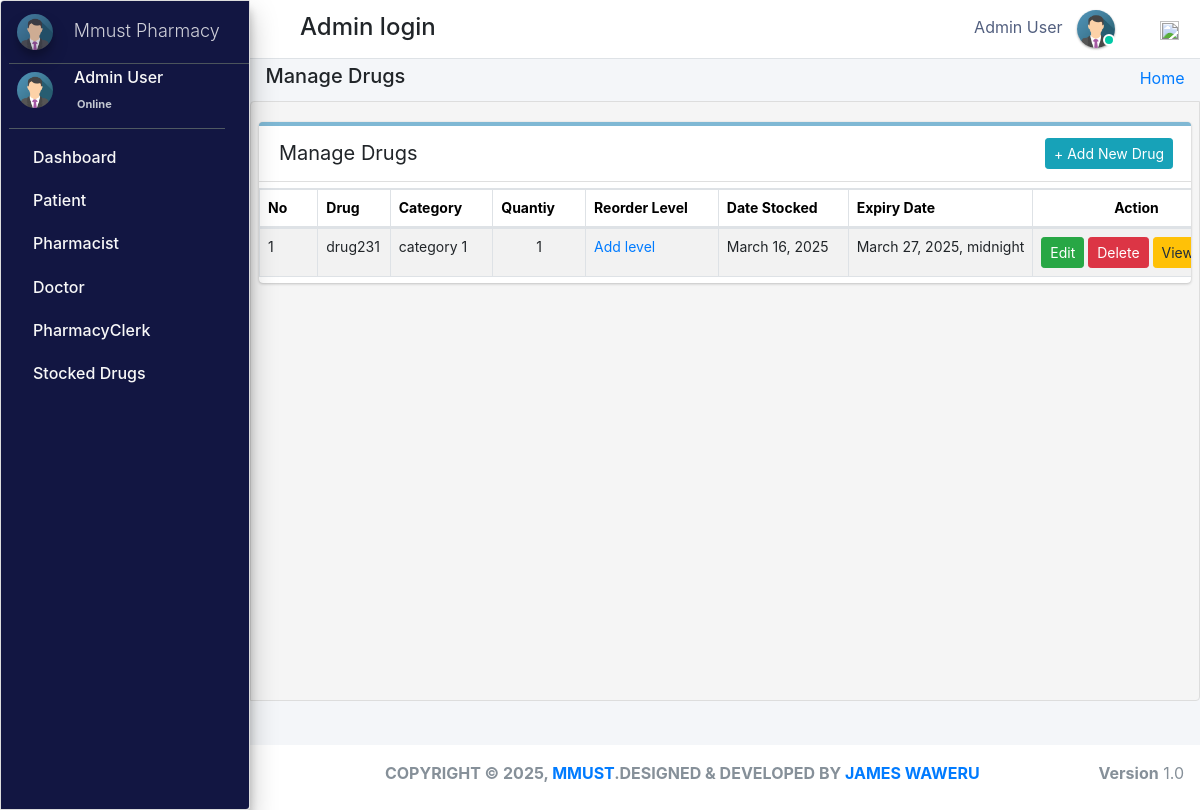
Page /admin_user/manage_stock/ (signed in) on the earlier database version.
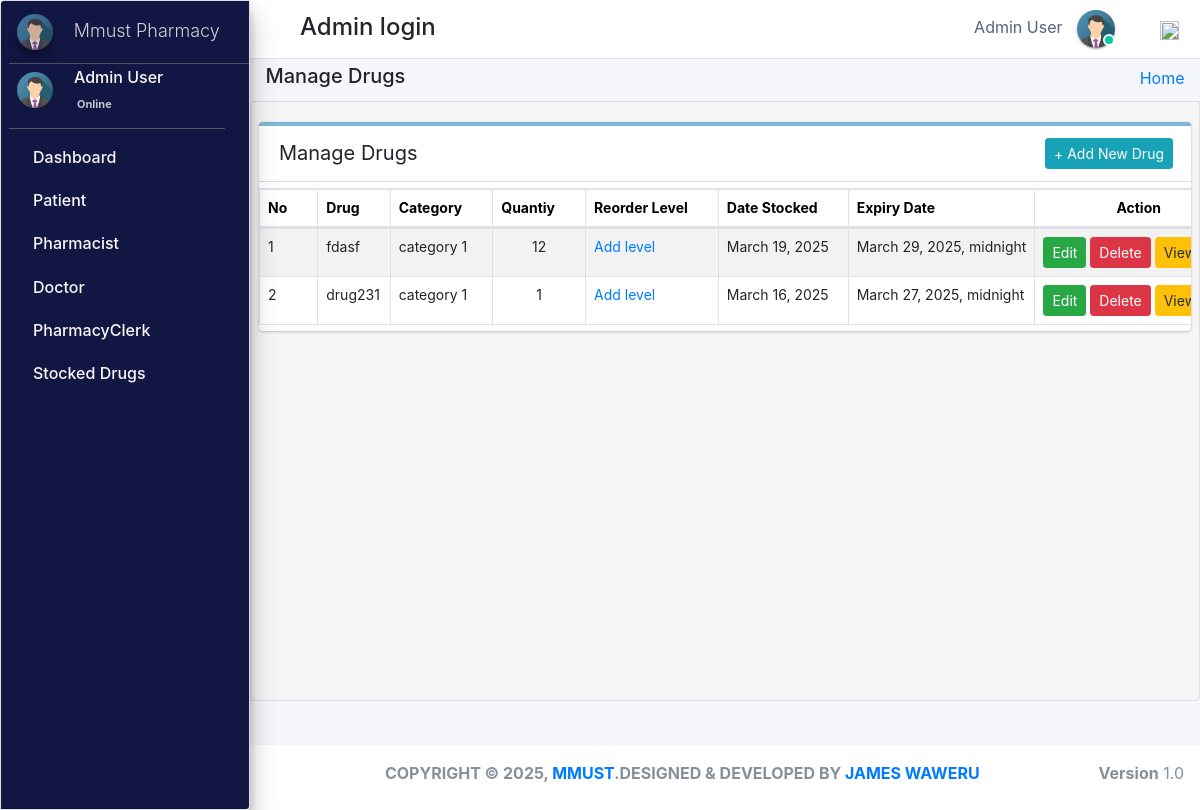
Same page on the later database version.
### pharmacy/models.py (models this page shows, shortened)
class Stock(models.Model):
    category = models.ForeignKey(Category,null=True,on_delete=models.CASCADE,blank=True)
    drug_imprint=models.CharField(max_length=6 ,blank=True, null=True)
    drug_name = models.CharField(max_length=50, blank=True, null=True)
    drug_color = models.CharField(max_length=50, blank=True, null=True)
    drug_shape = models.CharField(max_length=50, blank=True, null=True)
    quantity = models.IntegerField(default='0', blank=True, null=True)
    receive_quantity = models.IntegerField(default='0', blank=True, null=True)
    reorder_level = models.IntegerField(default='0', blank=True, null=True)
    manufacture= models.CharField(max_length=50, blank=True, null=True)
    last_updated = models.DateTimeField(auto_now_add=False, auto_now=True)
    timestamp = models.DateTimeField(auto_now_add=True, auto_now=False)
    drug_strength= models.CharField(max_length=10, blank=True, null=True)
    valid_from = models.DateTimeField(blank=True, null=True,default=timezone.now)
    valid_to = models.DateTimeField(blank=False, null=True)
    drug_description=models.TextField(blank=True,max_length=1000,null=True)
    drug_pic=models.ImageField(default="images2.png",null=True,blank=True)
    objects = ExpiredManager()

class Category(models.Model):
    name = models.CharField(max_length=50, blank=False, null=True)
    def __str__(self):
        return str(self.name)

### pharmacy/HODViews.py (the view)
# urls.py: path('admin_user/manage_stock/',HODViews.manage_stock,name='manage_stock'),
def manage_stock(request):
    stocks = Stock.objects.all().order_by("-id")
    ex=Stock.objects.annotate(
    expired=ExpressionWrapper(Q(valid_to__lt=timezone.now()), output_field=BooleanField())
    ).filter(expired=True)
    eo=Stock.objects.annotate(
    expired=ExpressionWrapper(Q(valid_to__lt=timezone.now()), output_field=BooleanField())
    ).filter(expired=False)
    context = {
        "stocks": stocks,
        "expired":ex,
        "expa":eo,
        "title":"Manage Stocked Drugs"
    }
    return render(request,'hod_templates/manage_stock.html',context)

### pharmacy/LoginCheckMiddleWare.py (called while the page is built, shortened)
    def process_view(self, request, view_func, view_args, view_kwargs):
        modulename = view_func.__module__
        user = request.user
        if user.is_authenticated:
            if user.user_type == "1":
                if modulename == "pharmacy.HODViews":
                    pass
                elif modulename == "":
                    pass
                elif modulename == "pharmacy.views" or modulename == "django.views.static":
                    pass
                else:
                    pass
            else:
                return redirect("login")
        else:
            if request.path == reverse("login"):
                pass
            else:
                return redirect("login")

### pharmacy/models.py (called while the page is built)
    def get_queryset(self):
        return super().get_queryset().annotate(
            expired=ExpressionWrapper(Q(valid_to__lt=Now()), output_field=BooleanField())
        )

### pharmacy/templates/hod_templates/manage_stock.html (shortened to what this page needs)
{% extends 'hod_templates/base_template.html'%} {% block page_title %}
<h5>Manage Drugs</h5>
{% endblock page_title %} {% block main_content %}
<section class="content">
    <div class="row">
        <div class="col-md-12">
            <div class="card manage sc">
                <div class="card-header">
                    <span>Manage Drugs</span>
                    <div class="card-tools d-flex">
                        <a class="btn btn-sm btn-info mr-2" href="{% url 'add_stock' %}" role="button">+ Add New Drug</a>
                    </div>
                </div>
                <table class="table table-bordered table-hover dataTable" id="plist">
                    <thead>
                        <tr>
                            <th>No</th>
                            <th>Drug</th>
                            <th>Category</th>
                            <th>Quantiy</th>
                            <th>Reorder Level</th>
                            <th>Date Stocked</th>
                            <th>Expiry Date</th>
                            <th class="text-center">Action</th>
                        </tr>
                    </thead>
                    <tbody>
                        {% for stock in stocks %}
                        <tr class="hov">
                            <td>{{forloop.counter}}</td>
                            <td>{{stock.drug_name}}</td>
                            <td>{{stock.category}}</td>
                            <td>
                                <span class="d-flex justify-content-center">
                                 {% if stock.quantity <= stock.reorder_level %}
                                <div  class="d-flex justify-content-center px-2 mt-2"style="background-color:#a00b80;;border-radius: 10px;font-size: 11px; width:70px;font-weight: 600;color: white;">{{stock.quantity}}</div>
                                {% else %}{{stock.quantity}}
                                {% endif %}</span>
                            </td>
                            <td>
                                {% if stock.reorder_level %}
                                <a href="{% url 'reorder_level' stock.id %}">{{stock.reorder_level}}</a></td>
                            {% else %}
                            <a href="{% url 'reorder_level' stock.id %}">Add level</a> {% endif %}
                            <td>{{stock.last_updated |date:"F d, Y"}}</td>
                            {% for expire in expa %} {% if stock.drug_name == expire.drug_name %}
                            <td>{{expire.valid_to}}</td>
                            {% endif %} {% endfor %}
                            <td class="d-flex justify-content-center">
                                <a href="{%url 'edit_drug' stock.id %}" class="btn btn-sm btn-success">Edit</a> &nbsp;
                                <a href="{%url 'delete_drug' stock.id %}" class="btn btn-sm btn-danger">Delete</a> &nbsp;
                                <a href="{% url 'drug_detail' stock.id %}" class="btn btn-sm btn-warning">View</a>
                            </td>
                        </tr>
                        {% endfor %}
                    </tbody>
                </table>
            </div>
        </div>
    </div>
</section>
{% endblock %}

Differences in the rows shown:
added Stock: drug_name "fdasf", category "category 1", quantity "12", reorder_level "Add level", last_updated "March 19, 2025", valid_to "March 29, 2025, midnight"
